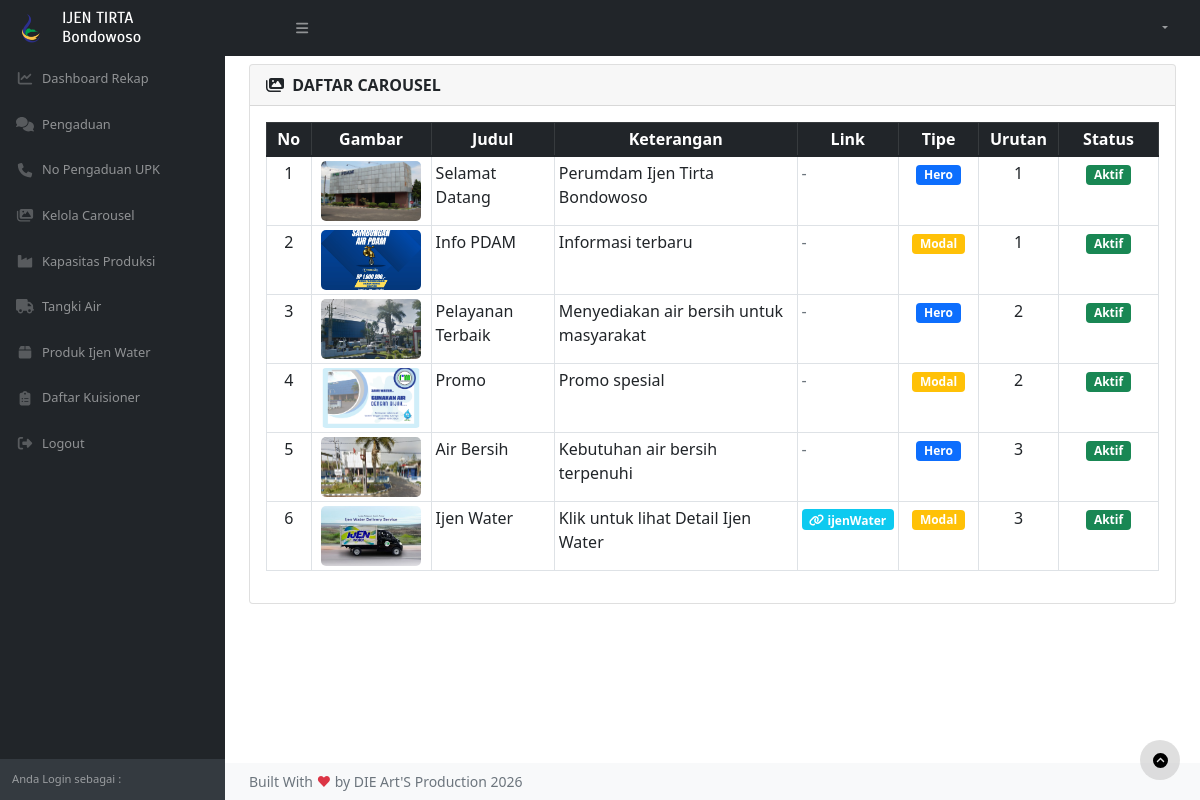
Page /index.php/admin_carousel on the committed database.
### tables this page shows
CREATE TABLE `carousel` (
  `id` int(11) NOT NULL AUTO_INCREMENT,
  `gambar` varchar(255) NOT NULL,
  `judul` varchar(255) DEFAULT NULL,
  `keterangan` text DEFAULT NULL,
  `link` varchar(255) DEFAULT NULL COMMENT 'Link URL jika gambar diklik',
  `tipe` enum('hero','modal') DEFAULT 'hero' COMMENT 'hero = slider utama, modal = popup carousel',
  `urutan` int(11) DEFAULT 1,
  `aktif` enum('0','1') DEFAULT '1',
  `created_at` timestamp DEFAULT CURRENT_TIMESTAMP,
  `updated_at` timestamp DEFAULT CURRENT_TIMESTAMP ON UPDATE CURRENT_TIMESTAMP,
  PRIMARY KEY (`id`)
);

### application/controllers/Admin_carousel.php (called while the page is built, shortened)
<?php
class Admin_carousel extends CI_Controller
{
    public function __construct()
    {
        $this->load->model('model_carousel');
        $this->load->library('form_validation');
    }
    private function isAdmin()
    {
        return $this->session->userdata('level') == 'Admin';
    }
    private function loadTemplate($data)
    {
        if ($this->isAdmin()) {
            $this->load->view('templates/header', $data);
            $this->load->view('templates/navbar');
            $this->load->view('templates/sidebar');
        } else {
            $this->load->view('templates/pengguna/header', $data);
            $this->load->view('templates/pengguna/navbar');
            $this->load->view('templates/pengguna/sidebar');
        }
    }
    private function loadFooter()
    {
        if ($this->isAdmin()) {
            $this->load->view('templates/footer');
        } else {
            $this->load->view('templates/pengguna/footer');
        }
    }
    public function index()
    {
        $data['title'] = 'Kelola Carousel';
        $data['carousel'] = $this->model_carousel->getAll();
        $data['is_admin'] = $this->isAdmin();
        $this->loadTemplate($data);
        $this->load->view('admin/carousel/view_list', $data);
        $this->loadFooter();
    }
}

### index.php (called while the page is built, shortened)
<?php
require_once BASEPATH.'core/CodeIgniter.php';

### application/models/Model_carousel.php (called while the page is built, shortened)
<?php
class Model_carousel extends CI_Model
{
    public function getAll()
    {
        return $this->db->order_by('urutan', 'ASC')->get('carousel')->result();
    }
}

### application/views/admin/carousel/view_list.php (the view, shortened to what this page needs)
<div id="layoutSidenav_content">
    <main>
        <div class="container-fluid px-4">
            <div class="card mb-4 mt-2">
                <div class="card-header d-flex justify-content-between align-items-center">
                    <span class="fw-bold"><i class="fas fa-images me-1"></i> DAFTAR CAROUSEL</span>
                </div>
                <div class="card-body">
                    <div class="table-responsive">
                        <table class="table table-bordered table-sm table-hover" id="dataTable" width="100%" cellspacing="0">
                            <thead class="table-dark">
                                <tr class="text-center">
                                    <th width="5%">No</th>
                                    <th width="120">Gambar</th>
                                    <th>Judul</th>
                                    <th>Keterangan</th>
                                    <th>Link</th>
                                    <th width="80">Tipe</th>
                                    <th width="80">Urutan</th>
                                    <th width="100">Status</th>
                                </tr>
                            </thead>
                            <tbody>
                                <?php if (!empty($carousel)) : ?>
                                    <?php $no = 1; ?>
                                    <?php foreach ($carousel as $row) : ?>
                                        <tr>
                                            <td class="text-center"><?= $no++ ?></td>
                                            <td class="text-center">
                                                <img src="<?= base_url('assets/img/hero-carousel/' . $row->gambar) ?>" alt="<?= $row->judul ?>" style="width: 100px; height: 60px; object-fit: cover; border-radius: 5px;">
                                            </td>
                                            <td><?= $row->judul ?></td>
                                            <td><?= $row->keterangan ?></td>
                                            <td>
                                                <?php if (!empty($row->link)) : ?>
                                                    <span class="badge bg-info"><i class="fas fa-link"></i> <?= $row->link ?></span>
                                                <?php else : ?>
                                                    <span class="text-muted">-</span>
                                                <?php endif; ?>
                                            </td>
                                            <td class="text-center">
                                                <?php if ($row->tipe == 'hero') : ?>
                                                    <span class="badge bg-primary">Hero</span>
                                                <?php else : ?>
                                                    <span class="badge bg-warning">Modal</span>
                                                <?php endif; ?>
                                            </td>
                                            <td class="text-center"><?= $row->urutan ?></td>
                                            <td class="text-center">
                                                <?php if ($row->aktif == '1') : ?>
                                                    <span class="badge bg-success">Aktif</span>
                                                <?php else : ?>
                                                    <span class="badge bg-danger">Nonaktif</span>
                                                <?php endif; ?>
                                            </td>
                                        </tr>
                                    <?php endforeach; ?>
                                <?php else : ?>
                                    <tr>
                                        <td class="text-center" colspan="<?= $is_admin ? 9 : 8 ?>">Belum ada data</td>
                                    </tr>
                                <?php endif; ?>
                            </tbody>
                        </table>
                    </div>
                </div>
            </div>
        </div>
    </main>

### application/views/templates/pengguna/header.php (shortened to what this page needs)
<!DOCTYPE html>
<html lang="en">
<head>
    <link href="https://cdn.jsdelivr.net/npm/simple-datatables@latest/dist/style.css" rel="stylesheet" />
    <link href="<?= base_url() ?>assets/css/styles.css" rel="stylesheet" />
    <link href="<?= base_url() ?>assets/css/latar.css" rel="stylesheet" />
    <link href="<?= base_url() ?>assets/css/style_dashboard.css" rel="stylesheet" />
    <link rel="stylesheet" href="<?= base_url() ?>assets/select2/bootstrap.min.css" />
    <link rel="stylesheet" href="<?= base_url() ?>assets/select2/select2.min.css" />
    <link rel="stylesheet" href="<?= base_url() ?>assets/select2/select2-bootstrap-5-theme.min.css" />
    <link href="<?= base_url(); ?>assets/datatables/bootstrap5/bootstrap.min.css" rel="stylesheet">
    <link href="<?= base_url(); ?>assets/datatables/bootstrap5/dataTables.bootstrap5.min.css" rel="stylesheet">
    <link rel="stylesheet" href="<?= base_url('assets/css/datepicker.css') ?>">
</head>
<body class="sb-nav-fixed">

### application/views/templates/pengguna/navbar.php (shortened to what this page needs)
<nav class="sb-topnav navbar navbar-expand navbar-dark bg-dark logo">
    <img src="<?= base_url('assets/img/tirta.png') ?>" class="navbar-brand ms-3 me-3" style="width:30px ;">
    <a class="navbar-brand title mt-2" href="<?= base_url('dashboard') ?>">
        <h6>IJEN TIRTA <br> Bondowoso</h6>
    </a>
    <button class="btn btn-link btn-sm order-1 order-lg-0 me-4 me-lg-0" id="sidebarToggle" href="#!"><i class="fas fa-bars"></i></button>
    <ul class="navbar-nav ms-auto ms-md-0 me-3 me-lg-4">
        <li class="nav-item dropdown">
            <a class="nav-link dropdown-toggle fw-bold ustadz" id="navbarDropdown" href="#" role="button" data-bs-toggle="dropdown" aria-expanded="false" style="font-size: 0.8rem;"><?= ucfirst($this->session->userdata('nama_pengguna')); ?></a>
        </li>
    </ul>
</nav>

### application/views/templates/pengguna/sidebar.php (shortened to what this page needs)
<div id="layoutSidenav">
    <div id="layoutSidenav_nav">
        <nav class="sb-sidenav accordion sb-sidenav-dark" id="sidenavAccordion">
            <div class="sb-sidenav-menu">
                <div class="nav ustadz">
                    <a class="nav-link" href="<?= base_url('dashboard_baru') ?>">
                        <div class="sb-nav-link-icon"><i class="fa-fw fa fa-chart-line"></i></div>
                        <div style="font-size: 0.8rem;"> Dashboard Rekap</div>
                    </a>
                    <a class="nav-link" href="<?= base_url('pengaduan') ?>">
                        <div class="sb-nav-link-icon"><i class="fa-fw fa fa-comments"></i></div>
                        <div style="font-size: 0.8rem;"> Pengaduan</div>
                    </a>
                    <a class="nav-link" href="<?= base_url('admin_upk') ?>">
                        <div class="sb-nav-link-icon"><i class="fa-fw fa fa-phone"></i></div>
                        <div style="font-size: 0.8rem;"> No Pengaduan UPK</div>
                    </a>
                    <a class="nav-link" href="<?= base_url('admin_carousel') ?>">
                        <div class="sb-nav-link-icon"><i class="fa-fw fa fa-images"></i></div>
                        <div style="font-size: 0.8rem;"> Kelola Carousel</div>
                    </a>
                    <a class="nav-link" href="<?= base_url('admin_kapasitas') ?>">
                        <div class="sb-nav-link-icon"><i class="fa-fw fa fa-industry"></i></div>
                        <div style="font-size: 0.8rem;"> Kapasitas Produksi</div>
                    </a>
                    <a class="nav-link" href="<?= base_url('admin_tangki') ?>">
                        <div class="sb-nav-link-icon"><i class="fa-fw fa fa-truck"></i></div>
                        <div style="font-size: 0.8rem;"> Tangki Air</div>
                    </a>
                    <a class="nav-link" href="<?= base_url('admin_produk') ?>">
                        <div class="sb-nav-link-icon"><i class="fa-fw fa fa-box"></i></div>
                        <div style="font-size: 0.8rem;"> Produk Ijen Water</div>
                    </a>
                    <a class="nav-link" href="<?= base_url('dashboard_baru/kuisioner_list') ?>">
                        <div class="sb-nav-link-icon"><i class="fa-fw fa fa-clipboard-list"></i></div>
                        <div style="font-size: 0.8rem;"> Daftar Kuisioner</div>
                    </a>
                    <a class="nav-link" href="#" data-bs-toggle="modal" data-bs-target="#logoutModal">
                        <div class="sb-nav-link-icon"><i class="fa-fw fas fa-sign-out-alt"></i></div>
                        <div style="font-size: 0.8rem;"> Logout</div>
                    </a>
                </div>
            </div>
            <div class="sb-sidenav-footer">
                <div class="small" style="font-size: 0.7rem;">Anda Login sebagai :</div>
            </div>
        </nav>
    </div>

### application/views/templates/pengguna/footer.php (shortened to what this page needs)
<button id="btn-up"><i class="fas fa-chevron-circle-up logo"></i></button>
<footer class="py-2 bg-light mt-auto logo">
    <div class="container-fluid px-4">
        <div class="d-flex align-items-center justify-content-between small">
            <div class="text-muted">Built With <span class="text-danger">&hearts;</span> by DIE Art'S Production 2026</div>
        </div>
    </div>
</footer>
</div>
</div>
</body>
</html>

### rows in the picture
carousel: gambar (picture), judul "Selamat Datang", keterangan "Perumdam Ijen Tirta Bondowoso", tipe "Hero", urutan "1", aktif "Aktif"
carousel: gambar (picture), judul "Info PDAM", keterangan "Informasi terbaru", tipe "Modal", urutan "1", aktif "Aktif"
carousel: gambar (picture), judul "Pelayanan Terbaik", keterangan "Menyediakan air bersih untuk masyarakat", tipe "Hero", urutan "2", aktif "Aktif"
carousel: gambar (picture), judul "Promo", keterangan "Promo spesial", tipe "Modal", urutan "2", aktif "Aktif"
carousel: gambar (picture), judul "Air Bersih", keterangan "Kebutuhan air bersih terpenuhi", tipe "Hero", urutan "3", aktif "Aktif"
carousel: gambar (picture), judul "Ijen Water", keterangan "Klik untuk lihat Detail Ijen Water", link "ijenWater", tipe "Modal", urutan "3", aktif "Aktif"
